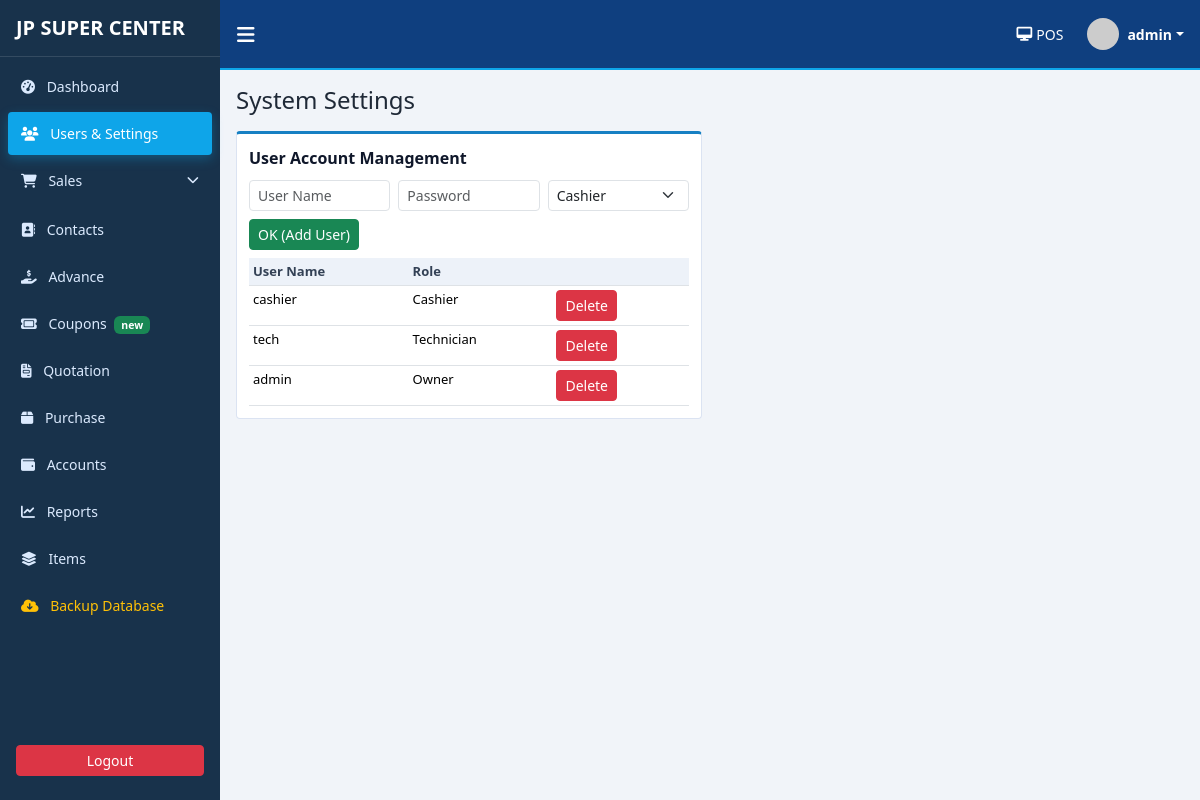
The app's page /settings (signed in) with its own data.
### pos_app/models.py (models this page shows, shortened)
class ShopSetting(db.Model):
    __tablename__ = "shop_settings"
    id = db.Column(db.Integer, primary_key=True)
    shop_name = db.Column(db.String(120), nullable=False, default="JP SUPER CENTER")
    address = db.Column(db.String(255), nullable=True)
    phone = db.Column(db.String(60), nullable=True)
    email = db.Column(db.String(120), nullable=True)
    bill_message = db.Column(db.String(255), nullable=True)
    updated_at = db.Column(
        db.DateTime, default=datetime.utcnow, onupdate=datetime.utcnow, nullable=False
    )

class User(UserMixin, db.Model):
    __tablename__ = "users"
    id = db.Column(db.Integer, primary_key=True)
    username = db.Column(db.String(80), unique=True, nullable=False, index=True)
    password_hash = db.Column(db.String(255), nullable=False)
    role = db.Column(db.String(30), nullable=False, default="Cashier")
    full_name = db.Column(db.String(120), nullable=True)
    is_active_user = db.Column(db.Boolean, default=True, nullable=False)
    created_at = db.Column(db.DateTime, default=datetime.utcnow, nullable=False)
    sales = db.relationship("Sale", backref="cashier", lazy=True)
    login_history = db.relationship("LoginHistory", backref="user", lazy=True)

### pos_app/routes.py (the view, shortened to what this page needs)
@main_bp.route("/settings", methods=["GET", "POST"])
@login_required
@role_required("Owner", "Technician")
def settings():
    setting = ShopSetting.query.first()
    if not setting:
        setting = ShopSetting(shop_name="JP SUPER CENTER")
        db.session.add(setting)
        db.session.commit()
    users = User.query.order_by(User.created_at.desc()).all()
    devices = DeviceSetting.query.order_by(DeviceSetting.created_at.desc()).all()
    return render_template("settings.html", users=users, devices=devices)

### pos_app/utils.py (called while the page is built)
def role_required(*roles):
    def decorator(f):
        @wraps(f)
        def decorated_function(*args, **kwargs):
            if not current_user.is_authenticated or current_user.role not in roles:
                flash("You do not have permission to access this page.", "danger")
                return redirect(url_for("main.dashboard"))
            return f(*args, **kwargs)
        return decorated_function
    return decorator

### pos_app/templates/settings.html (shortened to what this page needs)
{% extends "base.html" %}
{% block content %}
<h4 class="mb-3">System Settings</h4>
<div class="row g-3">
    <div class="col-xl-6">
        <div class="panel">
            <div class="panel-title">User Account Management</div>
            <form method="post" class="row g-2">
                <div class="col-md-4">
                    <input name="username" class="form-control form-control-sm" placeholder="User Name" required>
                </div>
                <div class="col-md-4">
                    <input type="password" name="password" class="form-control form-control-sm" placeholder="Password" required>
                </div>
                <div class="col-md-4">
                    <select name="role" class="form-select form-select-sm">
                        <option value="Cashier">Cashier</option>
                    </select>
                </div>
                <div class="col-12">
                    <button class="btn btn-sm btn-success">OK (Add User)</button>
                </div>
            </form>
            <div class="table-responsive mt-2">
                <table class="table table-sm table-board">
                    <thead><tr><th>User Name</th><th>Role</th><th></th></tr></thead>
                    <tbody>
                        {% for user in users %}
                            <tr>
                                <td>{{ user.username }}</td>
                                <td>{{ user.role }}</td>
                                <td>
                                    <form method="post">
                                        <button class="btn btn-sm btn-danger">Delete</button>
                                    </form>
                                </td>
                            </tr>
                        {% else %}
                            <tr><td colspan="3" class="text-center text-muted">No users available.</td></tr>
                        {% endfor %}
                    </tbody>
                </table>
            </div>
        </div>
    </div>
</div>
{% endblock %}

### pos_app/templates/base.html (shortened to what this page needs)
<!doctype html>
<html lang="en">
<head>
    <link href="https://cdn.jsdelivr.net/npm/bootstrap@5.3.3/dist/css/bootstrap.min.css" rel="stylesheet">
    <link rel="stylesheet" href="https://cdnjs.cloudflare.com/ajax/libs/font-awesome/6.5.1/css/all.min.css">
    <link rel="stylesheet" href="{{ url_for('static', filename='css/styles.css') }}">
</head>
<body>
    <div class="app-shell">
        <aside class="sidebar" id="sidebar">
            <div class="brand px-3 py-3 d-flex align-items-center">
                <h5 class="m-0 text-uppercase fw-bold">{{ shop_settings.shop_name }}</h5>
            </div>
            <nav class="sidebar-nav px-2">
                <a class="menu-link {% if request.path == '/dashboard' %}active{% endif %}"
                    href="{{ url_for('main.dashboard') }}">
                    <i class="fa-solid fa-gauge-high me-2"></i> Dashboard
                </a>
                {% if current_user.role in ['Owner', 'Technician'] %}
                <a class="menu-link {% if request.path.startswith('/settings') %}active{% endif %}"
                    href="{{ url_for('main.settings') }}">
                    <i class="fa-solid fa-users me-2"></i> Users & Settings
                </a>
                {% endif %}
                <div class="menu-group">
                    <a class="menu-link d-flex justify-content-between align-items-center {% if request.path.startswith('/sales') %}active{% endif %}"
                        data-bs-toggle="collapse" href="#salesSubmenu">
                        <span><i class="fa-solid fa-cart-shopping me-2"></i> Sales</span>
                        <i class="fa-solid fa-chevron-down small"></i>
                    </a>
                </div>
                <a class="menu-link {% if request.path.startswith('/tracking') %}active{% endif %}"
                    href="{{ url_for('main.tracking') }}">
                    <i class="fa-solid fa-address-book me-2"></i> Contacts
                </a>
                {% if current_user.role in ['Owner', 'Technician'] %}
                <a class="menu-link" href="{{ url_for('main.credit') }}">
                    <i class="fa-solid fa-hand-holding-dollar me-2"></i> Advance
                </a>
                <a class="menu-link" href="{{ url_for('main.coming_soon', feature='coupons') }}">
                    <i class="fa-solid fa-ticket me-2"></i> Coupons <span class="badge bg-success ms-1">new</span>
                </a>
                <a class="menu-link" href="{{ url_for('main.coming_soon', feature='quotation') }}">
                    <i class="fa-solid fa-file-invoice me-2"></i> Quotation
                </a>
                <a class="menu-link {% if request.path.startswith('/inventory') %}active{% endif %}"
                    href="{{ url_for('main.inventory') }}">
                    <i class="fa-solid fa-box me-2"></i> Purchase
                </a>
                <a class="menu-link {% if request.path.startswith('/expenses') %}active{% endif %}"
                    href="{{ url_for('main.expenses') }}">
                    <i class="fa-solid fa-wallet me-2"></i> Accounts
                </a>
                <a class="menu-link {% if request.path.startswith('/reports') %}active{% endif %}"
                    href="{{ url_for('main.reports') }}">
                    <i class="fa-solid fa-chart-line me-2"></i> Reports
                </a>
                <a class="menu-link {% if request.path == '/inventory' %}active{% endif %}" href="{{ url_for('main.inventory') }}">
                    <i class="fa-solid fa-layer-group me-2"></i> Items
                </a>
                <a class="menu-link text-warning" href="{{ url_for('main.backup') }}">
                    <i class="fa-solid fa-cloud-arrow-down me-2"></i> Backup Database
                </a>
                {% endif %}
            </nav>
            <div class="px-3 pb-4 mt-auto">
                <a class="btn btn-danger w-100 btn-sm" href="{{ url_for('main.logout') }}">Logout</a>
            </div>
        </aside>
        <section class="main-pane">
            <header class="topbar d-flex justify-content-between align-items-center px-3">
                <div class="d-flex align-items-center">
                    <button class="btn btn-link text-white me-2 p-0 shadow-none" id="toggleSidebar">
                        <i class="fa-solid fa-bars fa-lg"></i>
                    </button>
                </div>
                <div class="d-flex align-items-center gap-4">
                    <a href="{{ url_for('main.sales') }}" class="small d-flex align-items-center text-white text-decoration-none">
                        <i class="fa-solid fa-desktop me-1"></i> POS
                    </a>
                    <div class="dropdown">
                        <div class="d-flex align-items-center dropdown-toggle" style="cursor: pointer;" data-bs-toggle="dropdown">
                            <img src="https://ui-avatars.com/api/?name={{ current_user.username }}&background=random"
                                class="rounded-circle me-2" width="32" height="32">
                            <div class="small fw-semibold">{{ current_user.username }}</div>
                        </div>
                    </div>
                </div>
            </header>
            <main class="content-pane p-3">
                {% block content %}{% endblock %}
            </main>
        </section>
    </div>
</body>
</html>

### pos_app/static/css/styles.css (style rules this page uses)
body { background: #f1f4f9; font-family: "Segoe UI", Tahoma, Geneva, Verdana, sans-serif; color: #1f2937; }
.app-shell { display: flex; min-height: 100vh; }
.sidebar { width: 220px; background: #18324b; color: #dbeafe; display: flex; flex-direction: column; }
.brand { border-bottom: 1px solid rgba(255, 255, 255, 0.12); color: #fff; }
.sidebar-nav { display: flex; flex-direction: column; gap: 4px; margin-top: 8px; }
.menu-link { color: #dbeafe; text-decoration: none; padding: 10px 12px; border-radius: 4px; font-size: 14px; display: block; transition: all 0.2s; border: 1px solid transparent; }
.menu-link.active { background: #0ea5e9; color: #fff; box-shadow: 0 4px 12px rgba(14, 165, 233, 0.3); }
.menu-group { margin-bottom: 2px; }
.main-pane { flex: 1; display: flex; flex-direction: column; }
.topbar { min-height: 70px; background: #0f3f7f; color: #fff; border-bottom: 2px solid #0ea5e9; }
.content-pane { flex: 1; }
.panel { background: #fff; border: 1px solid #dbe3f2; border-top: 3px solid #1680c3; border-radius: 4px; padding: 12px; }
.panel-title { font-weight: 600; margin-bottom: 10px; color: #0f172a; }
.table-board { font-size: 13px; margin-bottom: 0; }
.table-board thead th { background: #edf2f9; color: #334155; }

### records on screen
ShopSetting: shop_name "JP SUPER CENTER"
User: username "admin", role "Owner"
User: username "cashier", role "Cashier"
User: username "tech", role "Technician"
